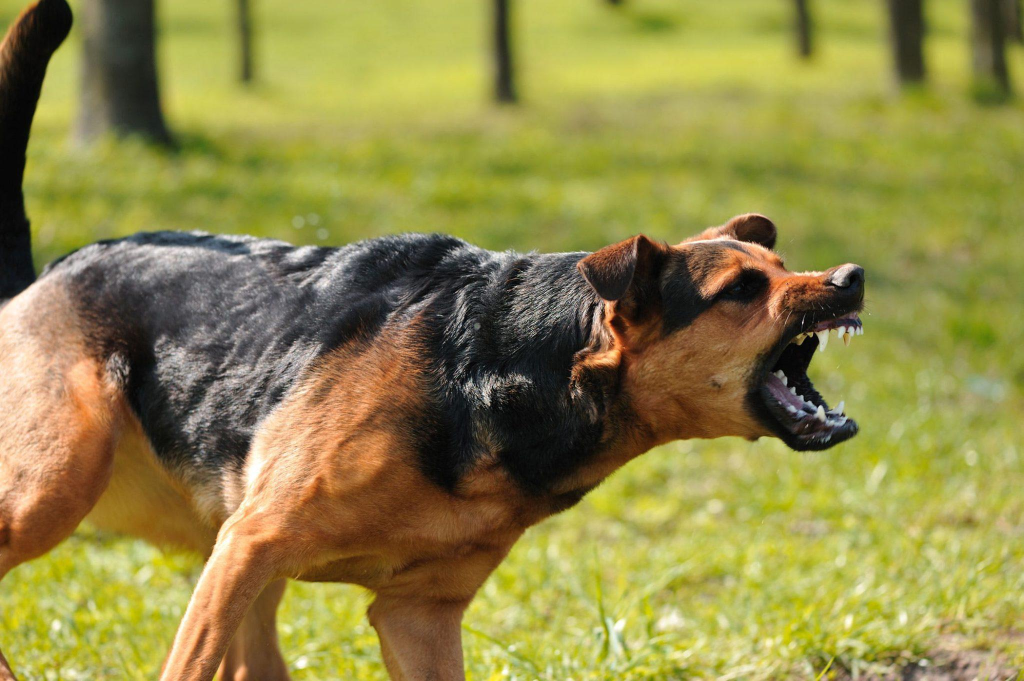
#> input picture images/dogs/Image_1.jpg, 2048 x 1362 px (shown at 1/2 size); its folder holds 4 pictures in this run
$ python main.py
#> lines starting #> are read from the running program, lines starting #| are printed output that depends on the picture
from bing_image_downloader import downloader
from six import BytesIO
from PIL import Image, ImageOps
import numpy as np
import glob
import os
import pathlib
import time
import matplotlib
import matplotlib.pyplot as plt
from concurrent import futures


#downloader.download("dogs", limit=50, output_dir='images', adult_filter_off=True, force_replace=False)
dog_images_np = []
def preprocess(path):
    img_data = open(path,'rb').read()
    image = Image.open(BytesIO(img_data))
#> image is the input picture: PIL image 2048x1362 RGB; mean R, G, B 145.1, 136.6, 72
    image = image.resize((2048,1362))
    image = ImageOps.grayscale(image)
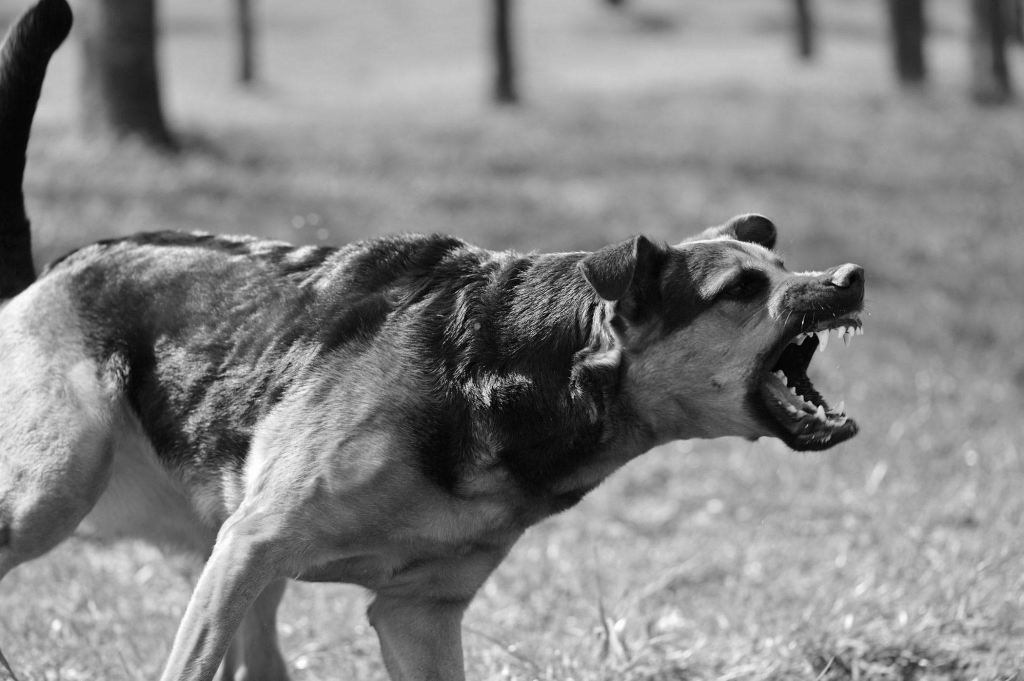
#> image: PIL image 2048x1362 L (shown at 1/2 size); min 0, max 255, mean 131.8
    image.save(f"{path}","JPEG")
    #return np.array(image.getdata()).reshape((im_height, im_width, 3)).astype(np.uint8)
def changeShape(image):
    dog_images_np.append(preprocess(image))
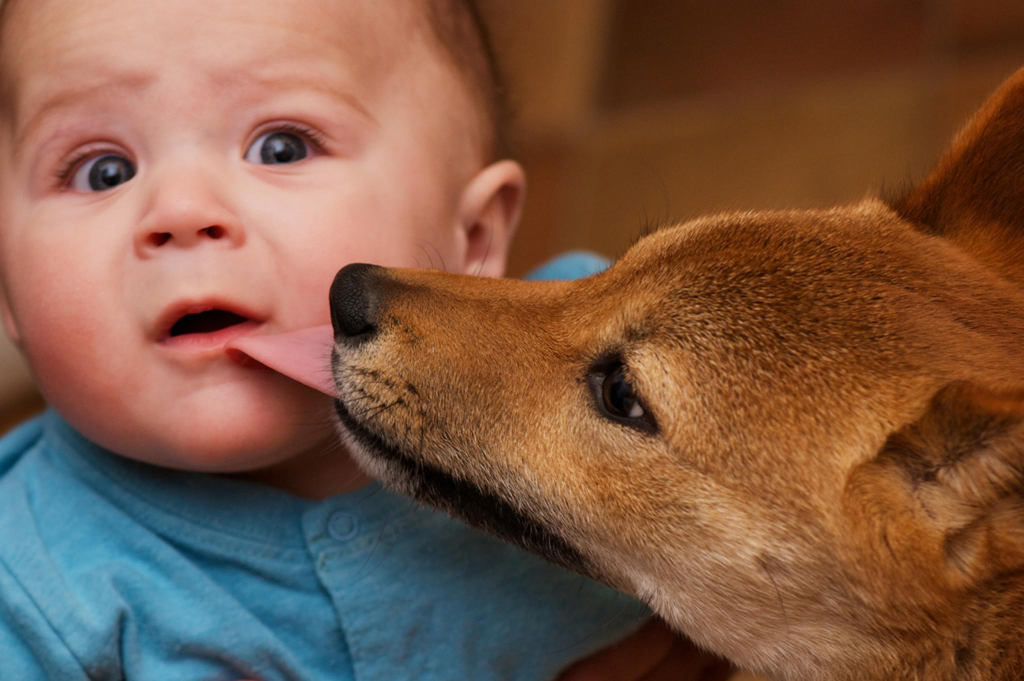
#> input picture images/dogs/Image_10.jpg, 2048 x 1362 px (shown at 1/2 size)
#> in preprocess, image is the input picture: PIL image 2048x1362 RGB; mean R, G, B 125.1, 88.9, 68.8
#> in preprocess (call 2), `image = ImageOps.grayscale(image)`:
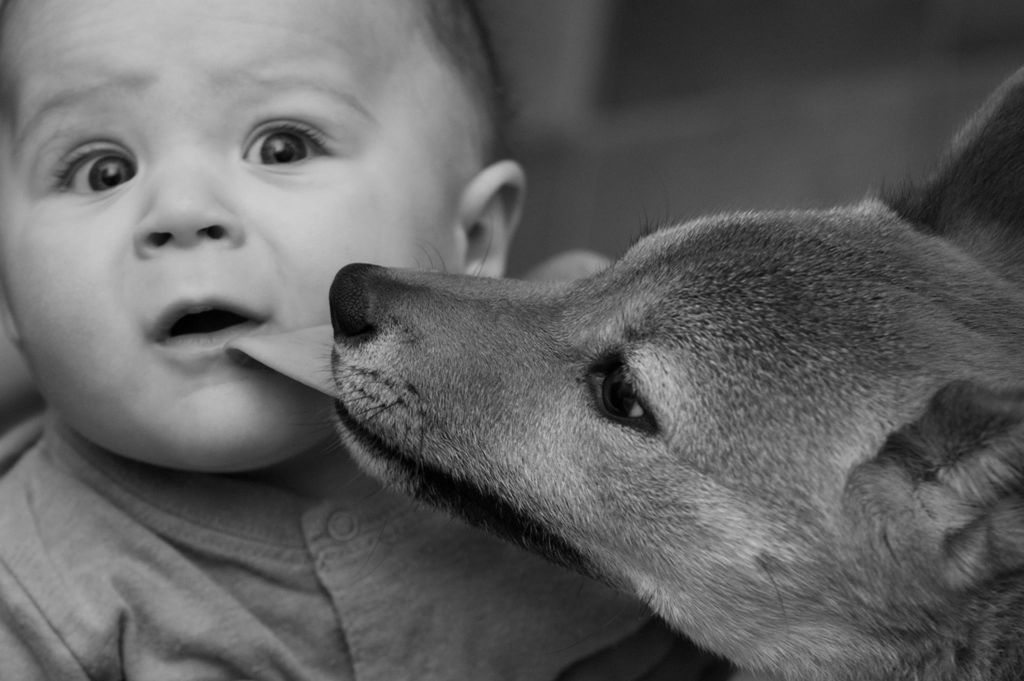
#> image: PIL image 2048x1362 L (shown at 1/2 size); min 0, max 206, mean 97.5
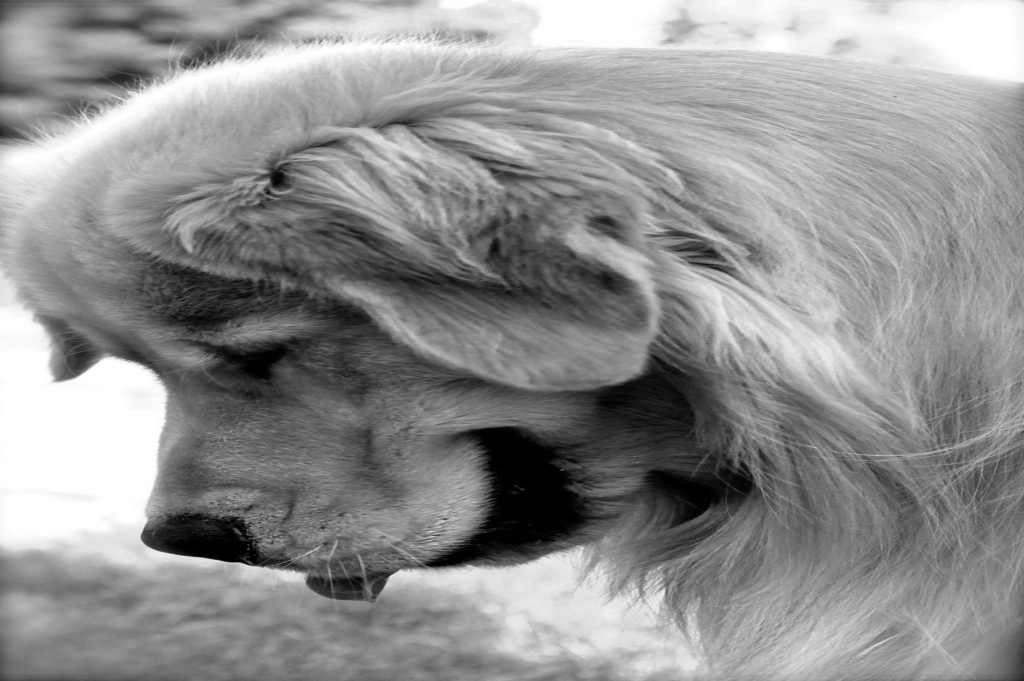
#> input picture images/dogs/Image_100.jpg, 2048 x 1362 px (shown at 1/2 size)
#> in preprocess, image is the input picture: PIL image 2048x1362 L; min 0, max 255, mean 144.3
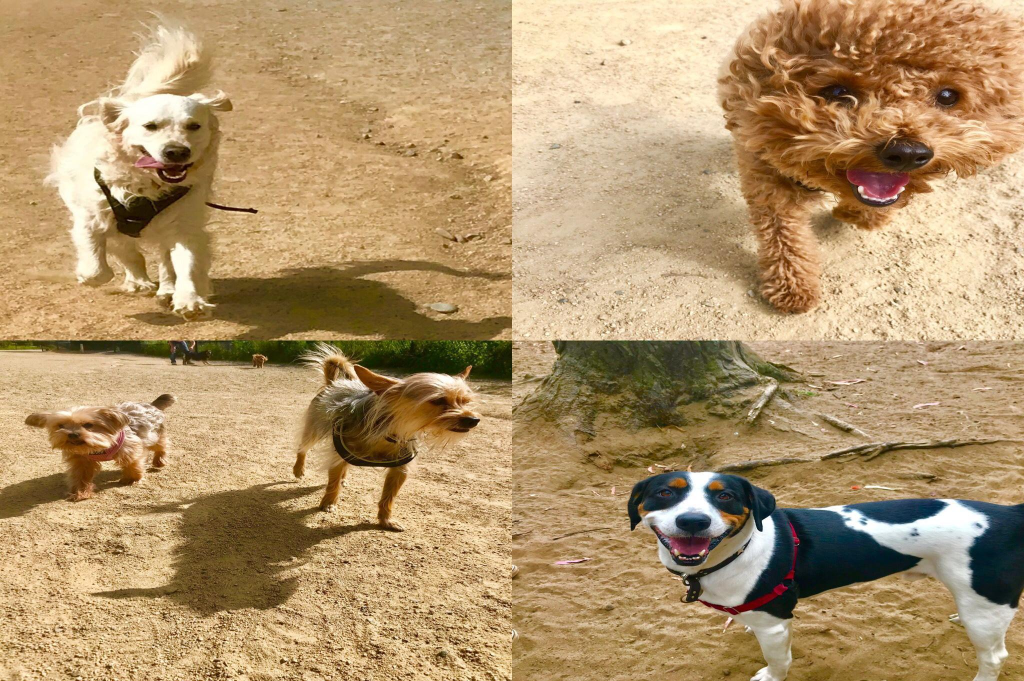
#> input picture images/dogs/Image_11.jpg, 2048 x 1362 px (shown at 1/2 size)
#> in preprocess, image is the input picture: PIL image 2048x1362 RGB; mean R, G, B 177, 148.8, 107.6
#> in preprocess (call 4), `image = ImageOps.grayscale(image)`:
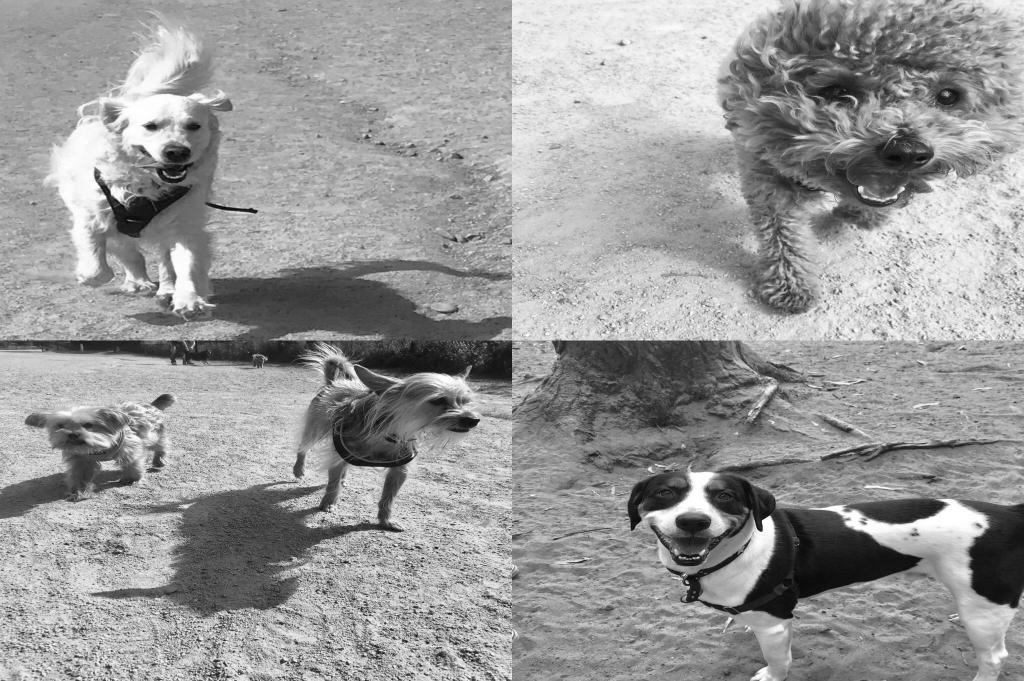
#> image: PIL image 2048x1362 L (shown at 1/2 size); min 0, max 255, mean 152.5
    print(f'{image} was processed...')

def main():
    start = time.perf_counter()
    dog_image_path = "images\dogs"
    images = pathlib.Path(dog_image_path).iterdir()

#Multiprocessing

    with futures.ProcessPoolExecutor() as executor:
        results = executor.map(changeShape, images)
    finish = time.perf_counter()
    print(f'Finished in {round(finish-start,2)} seconds(s)')

if __name__ == '__main__':
    main()
